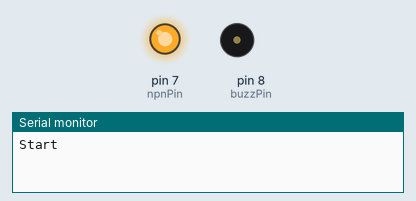
Simulated run of this sketch. Board: Arduino Uno, built with avr-gcc and run on an emulated ATmega328P. Shown: output pins drawn as LEDs (lit = HIGH), buzzer (waves = sounding, pin HIGH), the last lines printed to the serial monitor.

Above: at 2.5 s.
At 7.5 s:
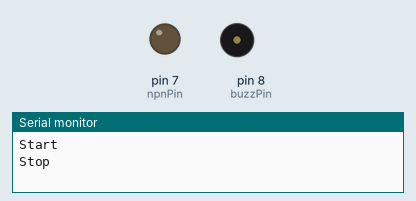
Timing chart, 0 to 13.0 s (numbered marks = the images above):
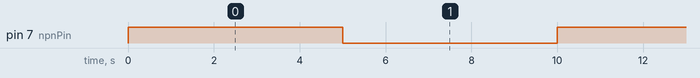

The sketch:

12_16520446_01.ino
```cpp
#define dw digitalWrite
#define dr digitalRead
#define aw analogWrite
#define ar analogRead
#define pm pinMode
#define sp Serial.print
#define spln Serial.println
#define dms delayMicroseconds

int npnPin = 7;
const int buzzPin = 8;

void setup()
{
  pm(npnPin, OUTPUT);
  pm(buzzPin, OUTPUT);
  Serial.begin(9600);
}

void loop()
{
	pm(npnPin, OUTPUT);
 	spln("Start");
	dw(npnPin, HIGH);
  	delay(5000);
  	spln("Stop");
  	dw(npnPin, LOW);
  	delay(5000);
}
```

Measured:
- by itself, pin 7 (npnPin): alternates HIGH for 5.0 s and LOW for 5.0 s
